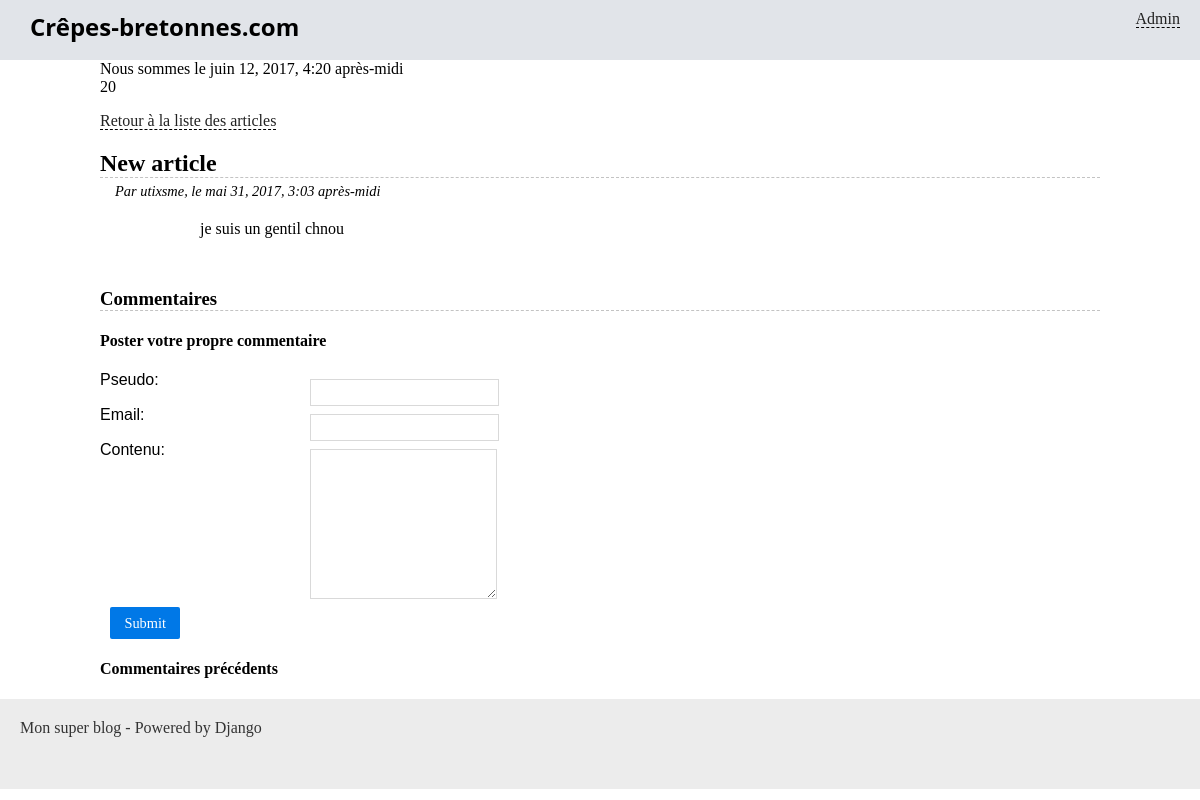
Page /blog/article/3 on the committed database.
### blog/models.py (models this page shows, shortened)
class Article(models.Model):
    titre = models.CharField(max_length=100)
    slug = models.SlugField()
    auteur = models.CharField(max_length=42)
    contenu = models.TextField(null=True)
    date = models.DateTimeField(verbose_name="Date de parution",
                                auto_now_add=True, auto_now=False)
    is_visible = models.BooleanField(verbose_name="Article publié ?",
                                     default=False)
    categorie = models.ForeignKey('Categorie')

### blog/views.py (the view)
# urls.py: url(r'^article/(?P<pk>\d+)$', LireArticle.as_view(), name='blog_lire'),
class LireArticle(DetailView):
    context_object_name = "article"
    model = Article
    template_name = "blog/lire_article.html"

### blog/templatetags/blog_extras.py (called while the page is built)
@register.tag
def random(parser, token):
    try:
        nom_tag, begin, end = token.split_contents()
    except ValueError:
        msg = 'Le tag %s doit prendre exactement deux arguments.' % token.split_contents()[0]
        raise template.TemplateSyntaxError(msg)
    try:
        begin, end = int(begin), int(end)
    except ValueError:
        msg = 'Les arguments du tag %s sont obligatoirement des entiers.' % nom_tag
        raise template.TemplateSyntaxError(msg)
    if begin > end:
        msg = 'L\'argument "begin" doit obligatoirement être inférieur à l\'argument "end" dans le tag %s.' % nom_tag
        raise template.TemplateSyntaxError(msg)
    return RandomNode(begin, end)

    def render(self, context):
        return str(randint(self.begin, self.end))

### crepes/context_processors.py (called while the page is built)
def get_infos(request):
    date_actuelle = datetime.now()
    return {'date_actuelle': date_actuelle}

def inject_constantes(request):
	return {'taux_change': 1.41}

def inject_taux_change(request):
	return {'taux_change': 1.618033989}

### blog/templates/blog/lire_article.html (shortened to what this page needs)
{% extends "blog/base.html" %}
{% block content %}
{%load blog_extras%}
Nous sommes le {{date_actuelle}}
<br>
{% random 0 42 %}
	<p>
		<a href="{% url 'accueil' %}">Retour à la liste des articles</a>
	</p>
	<h2 class="titre-article">{{ article.titre }}</h2>
	<p class="infos-article">Par {{ article.auteur }}, le {{ article.date }}</p>
	<div class="contenu-article">
		{{ article.contenu|safe }}
	</div>
	<h3 class="titre-comments">Commentaires</h3>
	<h4>Poster votre propre commentaire</h4>
  <form method="post" action="" class="pure-form">
    <p><label for="pseudo">Pseudo: </label>
    <input id="pseudo" type="text" name="pseudo" value="">
    </p>
    <p><label for="email">Email: </label>
    <input id="email" type="text" name="commentateur_email" value="">
    </p>
    <p><label for="contenu_commentaire">Contenu: </label>
    <textarea id="contenu_commentaire" rows=10 name="contenu_commentaire" value=""></textarea>
    </p>
    <p style="text-align:center">
      <input class="pure-button pure-button-primary" type="submit" />
    </p>
  </form>
  <h4>Commentaires précédents</h4>
{% endblock %}

### blog/static/blog/styles.css (style rules this page uses)
* { box-sizing: border-box; }
body { margin: 0; padding: 0; }
a { color: #222; border-bottom: 1px dashed #000; text-decoration: none; }
form label { display: block; float: left; font-weight: lighter; width: 200px; text-align: justify; font-family: Arvo, Arial; }
form input, form select, form textarea { border: 1px solid #d9d9d9; color: #343434; float: left; margin: 8px 10px 0px 10px; padding: 5px; }
form textarea { height: 150px; }
form p { clear: both; }
.titre-article, .titre-comments { border-bottom: 1px dashed #c3c3c3; margin-bottom: 0; }
.infos-article { margin: 5px 0 0 15px; font-style: italic; font-size: 0.9em; }
.titre-comments { margin-top: 50px; }
.contenu-article { margin: 20px auto; width: 80%; }
input[type="submit"] { background-color: #0078E7; color: #FFF; font-family: Verdana; font-size: 0.9em; padding: 0.5em 1em; border: 0px none transparent; text-decoration: none; border-radius: 2px; display: inline-block; }

### rows in the picture
Article: titre "New article", auteur "utixsme", date "mai 31, 2017, 3:03 après-midi", contenu "je suis un gentil chnou"
